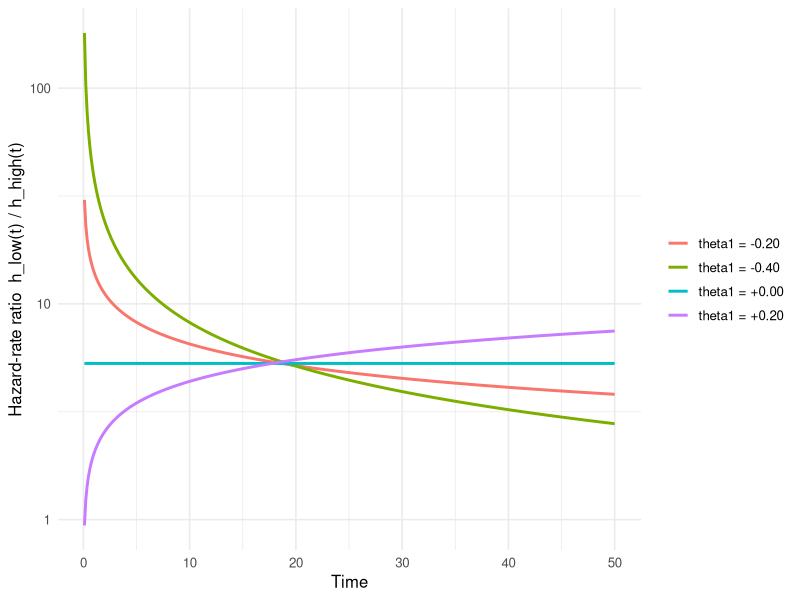
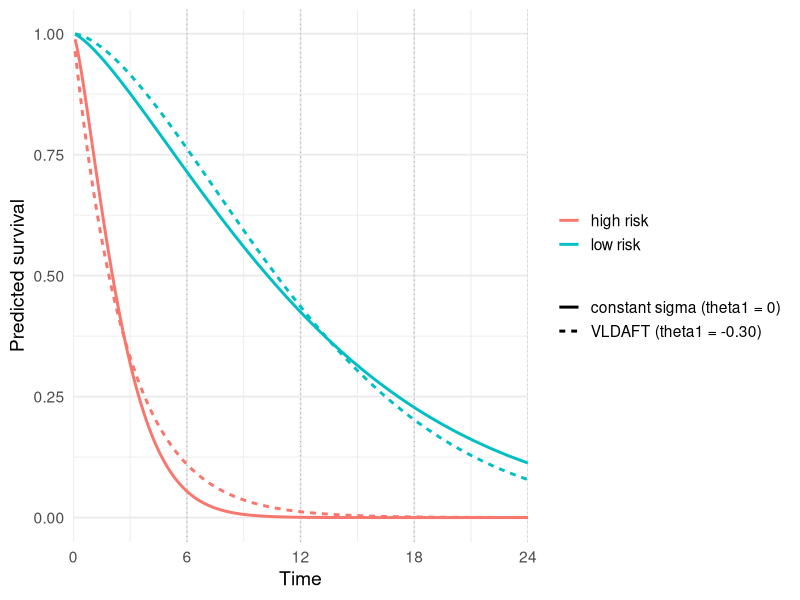

These figures' R source, in order:
## ---- chunk 1
#| label: fig-theta
#| fig-cap: "Ratio of instantaneous hazard rates h(t) (low-μ subject ÷ high-μ subject), Weibull errors. With θ₁ = 0 the ratio is constant (proportional hazards); with θ₁ < 0 the hazards converge."
#| code-fold: true
#| fig-width: 6.5
#| fig-height: 3.4
#| out-width: "78%"
library(ggplot2)
weibull_hazard <- function(t, mu, sigma) {
  alpha <- 1 / sigma
  lambda <- exp(-mu / sigma)
  alpha * lambda * t^(alpha - 1)
}
mu_high <- 4.0   # longer expected log-time
mu_low  <- 3.0   # shorter expected log-time
gamma0  <- log(0.6)
t_grid  <- seq(0.1, 50, length.out = 400)
make_curve <- function(theta1) {
  sigma_high <- exp(gamma0 + theta1 * (mu_high - 3.5))
  sigma_low  <- exp(gamma0 + theta1 * (mu_low  - 3.5))
  hr <- weibull_hazard(t_grid, mu_low,  sigma_low) /
        weibull_hazard(t_grid, mu_high, sigma_high)
  data.frame(t = t_grid, hr = hr,
             theta1 = sprintf("theta1 = %+0.2f", theta1))
}
df <- do.call(rbind, lapply(c(0, -0.20, -0.40, 0.20), make_curve))
ggplot(df, aes(t, hr, colour = theta1)) +
  geom_line(linewidth = 1) +
  scale_y_log10() +
  labs(x = "Time",
       y = "Hazard-rate ratio  h_low(t) / h_high(t)",
       colour = NULL) +
  theme_minimal(base_size = 12)
## ---- chunk 2
set.seed(20240421)
sim_aft_data <- function(n = 600, theta1 = -0.30) {
  x1 <- rnorm(n)
  x2 <- rbinom(n, 1, 0.4)
  mu <- 2.0 + 0.6 * x1 - 0.4 * x2
  log_sigma <- -0.30 + theta1 * (mu - mean(mu))
  sigma <- exp(log_sigma)
  eps <- log(-log(runif(n)))    # standard Gumbel
  t_event <- exp(mu + sigma * eps)
  c_time  <- rexp(n, rate = 0.03)
  data.frame(time   = pmin(t_event, c_time),
             status = as.integer(t_event <= c_time),
             x1     = x1,
             x2     = x2)
}
d <- sim_aft_data()
table(d$status)
## ---- chunk 3
#| label: fig-survival
#| fig-cap: "Predicted survival under θ₁ = 0 (dashed) vs θ₁ = -0.3 (solid). The mis-specified constant-σ model under-predicts long-term survival in the low-risk group."
#| code-fold: true
library(ggplot2)
weibull_S <- function(t, mu, sigma) {
  exp(-exp((log(t) - mu) / sigma))
}
t_grid <- seq(0.1, 24, length.out = 300)
mu_low  <- 2.0 + 0.6 * 1.0 - 0.4 * 0
mu_high <- 2.0 + 0.6 * (-1.0) - 0.4 * 1
mubar   <- 2.0
make_panel <- function(theta1) {
  s_low_low  <- weibull_S(t_grid, mu_low,  exp(-0.30 + theta1 * (mu_low  - mubar)))
  s_high     <- weibull_S(t_grid, mu_high, exp(-0.30 + theta1 * (mu_high - mubar)))
  rbind(
    data.frame(t = t_grid, S = s_low_low,  group = "low risk",  theta1 = theta1),
    data.frame(t = t_grid, S = s_high,     group = "high risk", theta1 = theta1)
  )
}
df <- rbind(make_panel(0.0), make_panel(-0.30))
df$linetype <- ifelse(df$theta1 == 0, "constant sigma (theta1 = 0)",
                                       "VLDAFT (theta1 = -0.30)")
ggplot(df, aes(t, S, colour = group, linetype = linetype)) +
  geom_vline(xintercept = c(6, 12, 18, 24),
             colour = "grey70", linetype = "dotted", linewidth = 0.4) +
  geom_line(linewidth = 1) +
  scale_x_continuous(limits = c(0, 24), breaks = c(0, 6, 12, 18, 24),
                     expand = expansion(mult = c(0, 0))) +
  labs(x = "Time", y = "Predicted survival", colour = NULL,
       linetype = NULL) +
  theme_minimal(base_size = 14)
